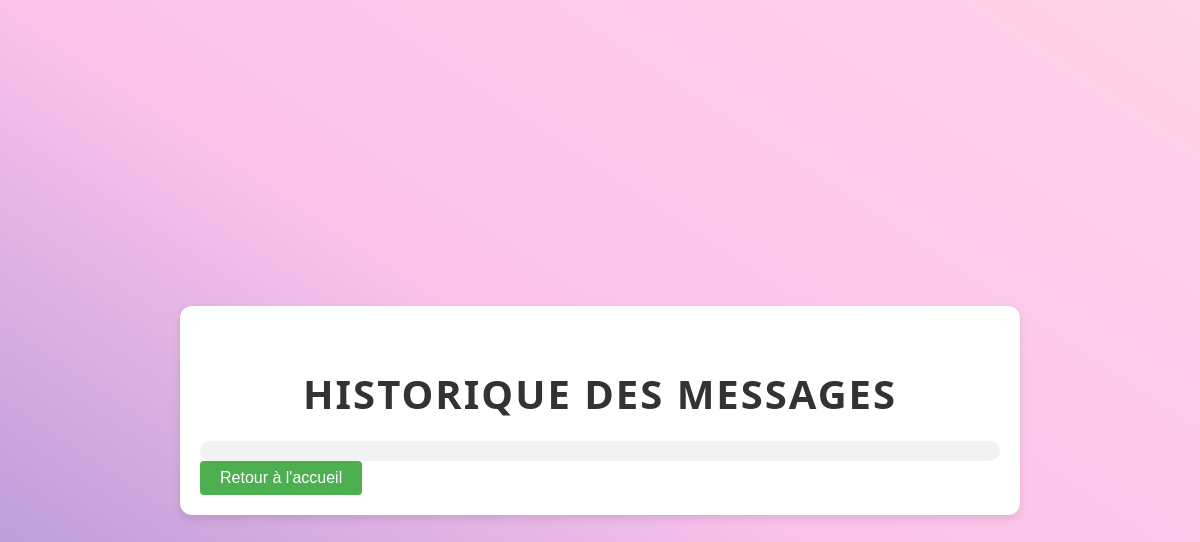
Page /historique on the earlier database version.
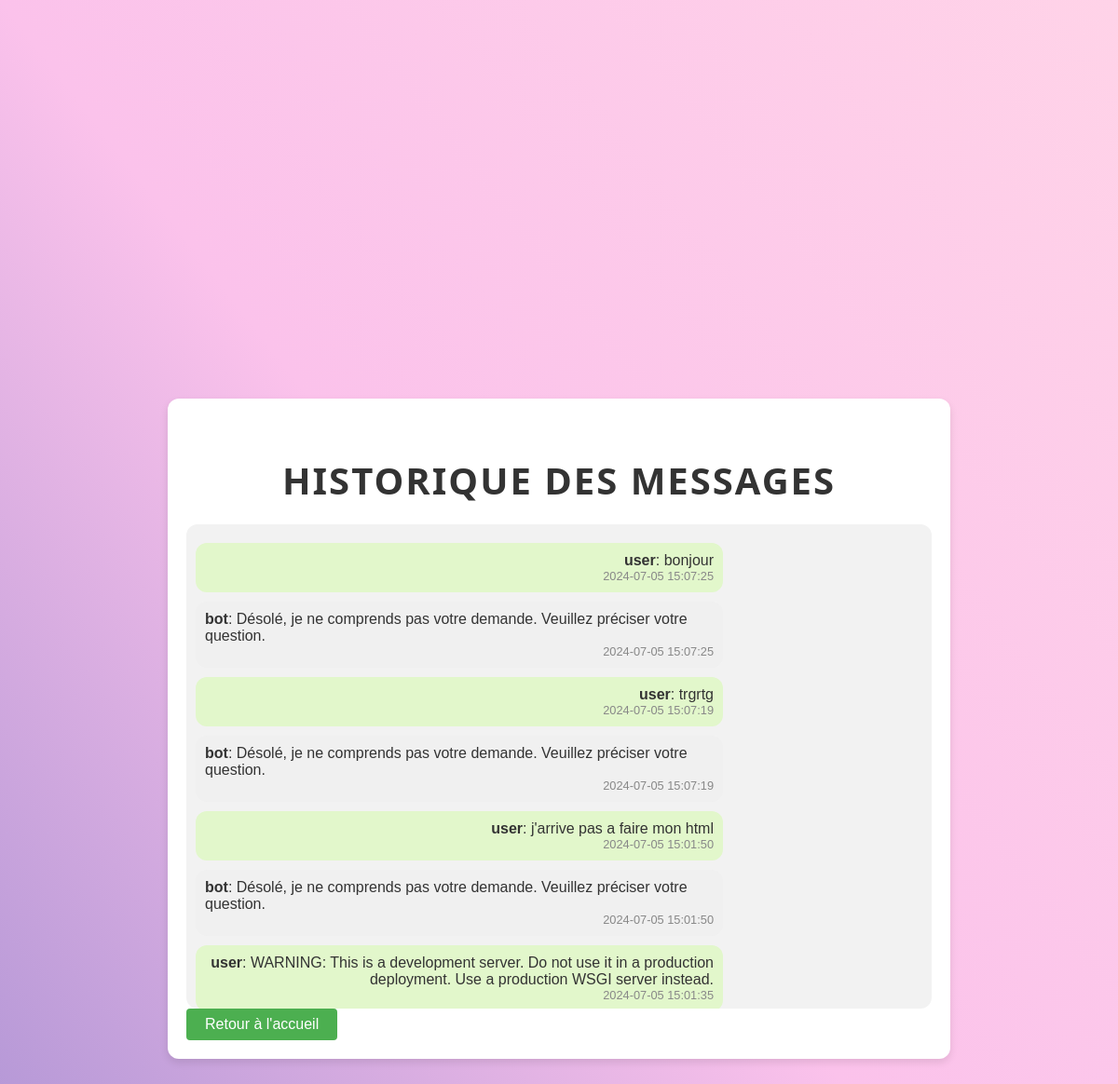
Same page on the later database version.
### tables this page shows
CREATE TABLE messages (
            id INTEGER PRIMARY KEY AUTOINCREMENT,
            sender TEXT NOT NULL,
            message TEXT NOT NULL,
            timestamp DATETIME DEFAULT CURRENT_TIMESTAMP
        );

### app.py (the view)
@app.route('/historique')
def historique():
    conn = obtenir_connexion_db()
    messages = conn.execute('SELECT * FROM messages ORDER BY timestamp DESC').fetchall()
    conn.close()
    return render_template('historique.html', messages=messages)

### app.py (called while the page is built)
def obtenir_connexion_db():
    conn = sqlite3.connect('database.db')
    conn.row_factory = sqlite3.Row
    return conn

### templates/historique.html (shortened to what this page needs)
<!DOCTYPE html>
<html lang="en">
<head>
    <link rel="stylesheet" href="{{ url_for('static', filename='style.css') }}">
</head>
<body>
    <div class="historique-container">
        <h1>Historique des Messages</h1>
        <div class="message-list">
            {% for message in messages %}
                <div class="message {{ message.sender }}">
                    <strong>{{ message.sender }}</strong>: {{ message.message }}
                    <span class="timestamp">{{ message.timestamp }}</span>
                </div>
            {% endfor %}
        </div>
        <a href="{{ url_for('home') }}" class="button">Retour à l'accueil</a>
    </div>
</body>
</html>

### static/style.css (style rules this page uses)
body { font-family: 'Arial', sans-serif; background-color: #f0f0f0; margin: 0; padding: 0; display: flex; justify-content: center; align-items: center; height: 100vh; background-image: linear-gradient(to right top, #a18cd1, #fbc2eb, #ffd3e8); }
h1, h2 { text-align: center; margin: 20px 0; color: #333333; font-family: 'Segoe UI', Tahoma, Geneva, Verdana, sans-serif; }
h1 { font-size: 2.5rem; text-transform: uppercase; letter-spacing: 2px; margin-top: 40px; }
.user, .bot { max-width: 70%; padding: 10px; border-radius: 12px; margin: 10px; word-wrap: break-word; }
.user { background-color: #e2f7cb; color: #333333; text-align: right; margin-left: auto; }
.bot { background-color: #f0f0f0; color: #333333; text-align: left; margin-right: auto; }
.historique-container { width: 90%; max-width: 800px; background-color: #ffffff; box-shadow: 0 4px 8px rgba(0, 0, 0, 0.1); border-radius: 12px; overflow: hidden; margin-top: 20px; padding: 20px; }
.message-list { max-height: 500px; overflow-y: auto; padding: 10px; background-color: #f2f2f2; border-radius: 12px; }
.message { padding: 10px; border-radius: 12px; margin: 10px 0; word-wrap: break-word; }
.message.user { background-color: #e2f7cb; color: #333333; }
.message.bot { background-color: #f0f0f0; color: #333333; }
.timestamp { display: block; font-size: 0.8rem; color: #888; text-align: right; }
.button { padding: 8px 20px; background-color: #4CAF50; color: white; text-decoration: none; border-radius: 4px; display: inline-block; text-align: center; cursor: pointer; }

Differences in the rows shown:
added messages: sender "user", message "bonjour", timestamp "2024-07-05 15:07:25"
added messages: sender "bot", message "Désolé, je ne comprends pas votre demande. Veuillez préciser votre question.", timestamp "2024-07-05 15:07:25"
added messages: sender "user", message "trgrtg", timestamp "2024-07-05 15:07:19"
added messages: sender "bot", message "Désolé, je ne comprends pas votre demande. Veuillez préciser votre question.", timestamp "2024-07-05 15:07:19"
added messages: sender "user", message "j'arrive pas a faire mon html", timestamp "2024-07-05 15:01:50"
added messages: sender "bot", message "Désolé, je ne comprends pas votre demande. Veuillez préciser votre question.", timestamp "2024-07-05 15:01:50"
added messages: sender "user", message "WARNING: This is a development server. Do not use it in a production deployment. Use a production WSGI server instead.", timestamp "2024-07-05 15:01:35"
